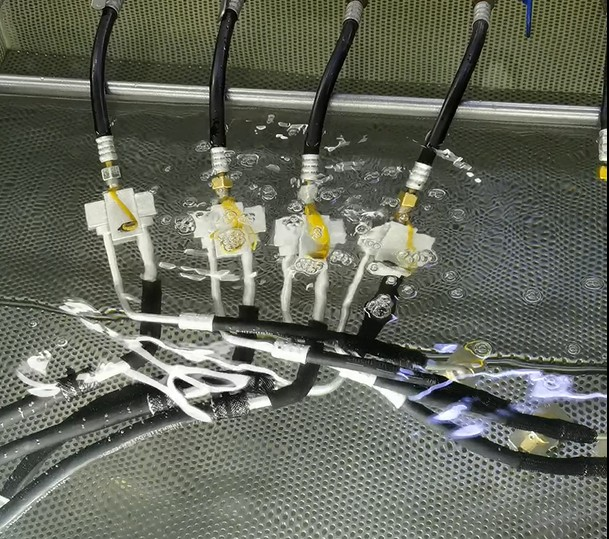
#> input picture python-circle-tell/input.jpg, 609 x 539 px
$ python tellcircle.py
#> lines starting #> are read from the running program, lines starting #| are printed output that depends on the picture
#> further down, src is the input picture: shape (539, 609, 3); mean B, G, R 92.8, 105.2, 101.8
import cv2 as cv
import numpy as np
def detect_circle_demo(image):#霍夫圆检测
    dst = cv.pyrMeanShiftFiltering(image,10,95)
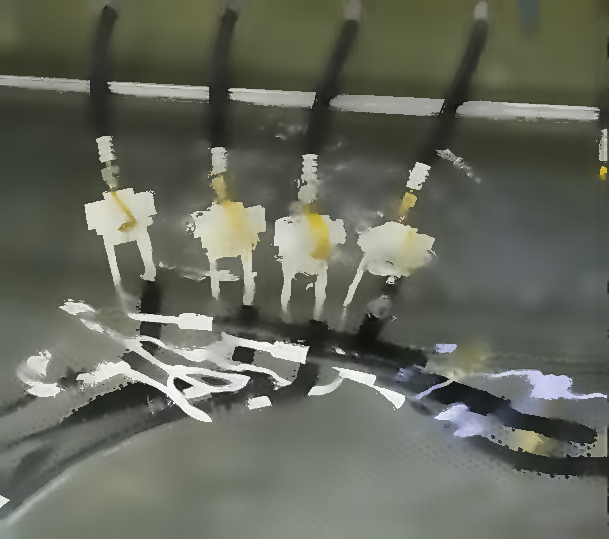
#> dst: shape (539, 609, 3); mean B, G, R 92.2, 104.6, 101.1
    #转化为灰度图
    cimage = cv.cvtColor(dst,cv.COLOR_BGR2GRAY)
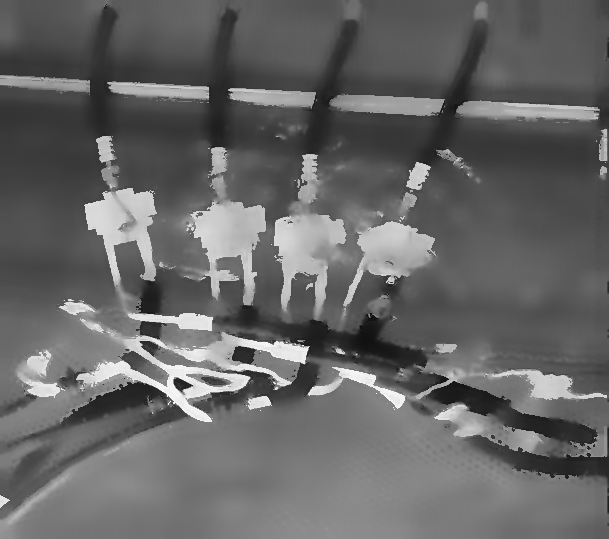
#> cimage: shape (539, 609); min 17, max 246, mean 102.2
    #如果参数设置有问题，会返回None，也就是说没有检测到circle
    circles = cv.HoughCircles(cimage,cv.HOUGH_GRADIENT,1,20,param1=50,param2=50,minRadius=50,maxRadius=1000)
#> circles = 75 rows, first 8: [252.5, 234.5, 146.9], [233.5, 254.5, 154.1], [250.5, 276.5, 127], [230.5, 210.5, 171.1], [219.5, 229.5, 148.4], [272.5, 234.5, 144.7], [197.5, 248.5, 159.2], [185.5, 224.5, 139.6]
    if circles is not None:
        #这里报错AttributeError: 'NoneType' object has no attribute 'rint'，说明circles返回值有问题
        circles = np.uint16(np.around(circles))
#> circles = 75 rows, first 8: [252, 234, 147], [234, 254, 154], [250, 276, 127], [230, 210, 171], [220, 230, 148], [272, 234, 145], [198, 248, 159], [186, 224, 140]
        # circles = np.round(circles[0, :]).astype("int")
        for i in circles[0,:]:
            cv.circle(image, (i[0], i[1]), i[2], (0, 0, 255), 2)
            cv.circle(image, (i[0], i[1]), 2, (255, 0, 0), 2)
#> this loop made 75 passes
#> i on passes 1 to 12: [252, 234, 147], [234, 254, 154], [250, 276, 127], [230, 210, 171], [220, 230, 148], [272, 234, 145], [198, 248, 159], [186, 224, 140], [346, 260, 152], [268, 292, 108], [218, 270, 109], [44, 262, 184]
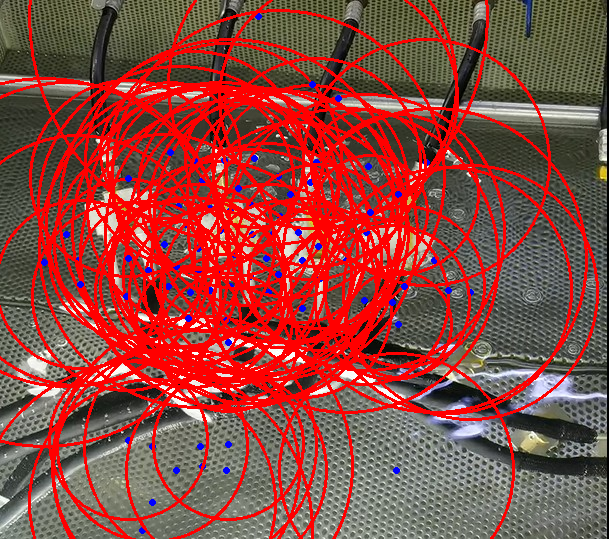
#> image: shape (539, 609, 3); mean B, G, R 64.1, 71.2, 142.7
        cv.imshow("circles",image)
    else:
        print("No circle found,please adjustment your HoughCircles parameter")
src = cv.imread('input.jpg')
cv.namedWindow("input image",cv.WINDOW_AUTOSIZE)
cv.imshow("input image",src)
detect_circle_demo(src)
cv.waitKey(10000)
cv.destroyAllWindows()
